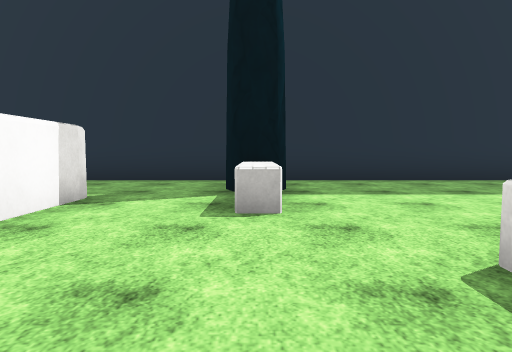
view 1 (above)

18 first-person views from a walk through a scene from a Unity 3-D project. The camera is 1.2 m above the floor, tilts 4° down and sees 75° across. The floor is counted in squares, 2 m on a side. Each view is taken from the middle of a square. On the plan, view 1 faces up. The plan holds only what a view shows up to about 10 squares ahead; the rest is blank. The place goes on beyond the plan. The player is left out. Some surface patterns are stand-ins.

view 2
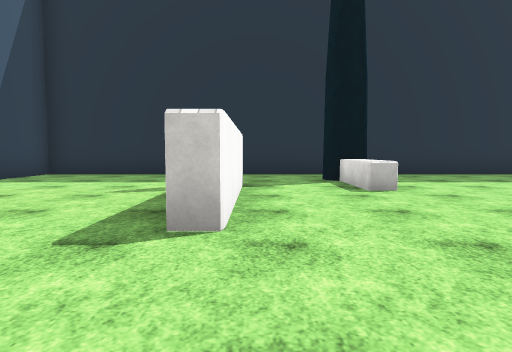

view 3
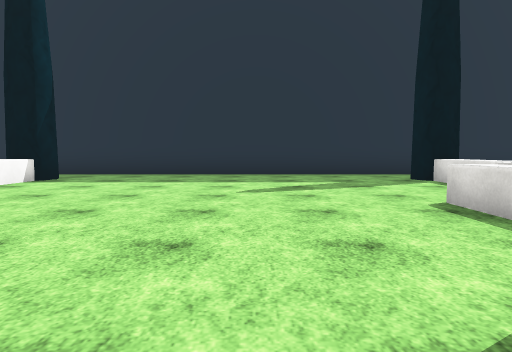

view 4
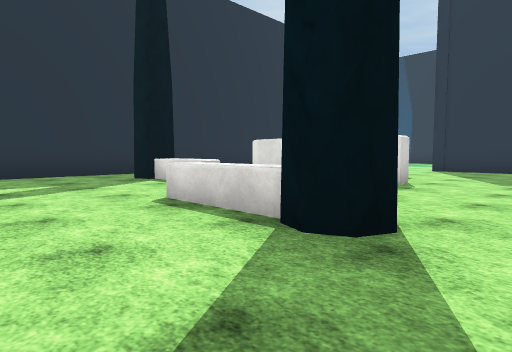

view 5
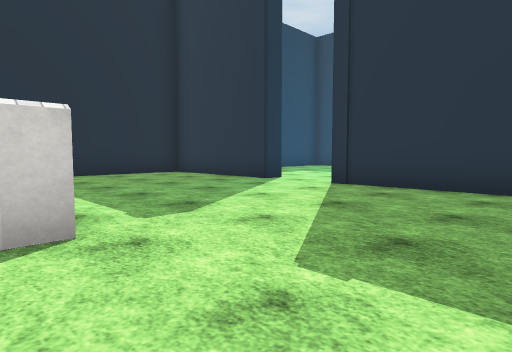

view 6
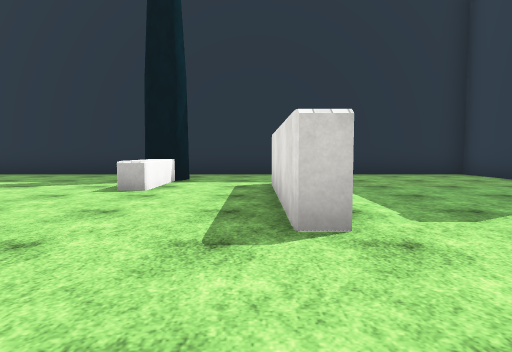

view 7
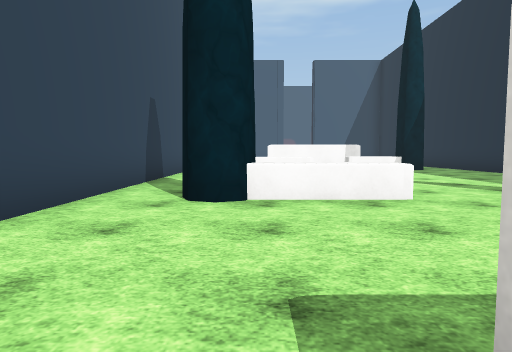

view 8
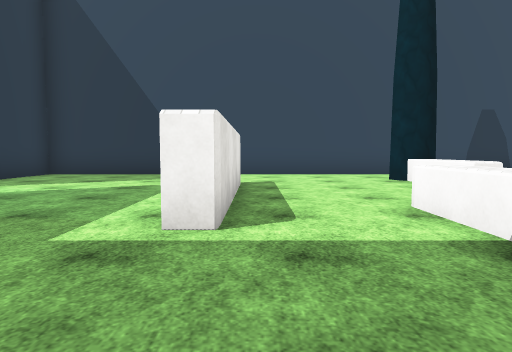

view 9
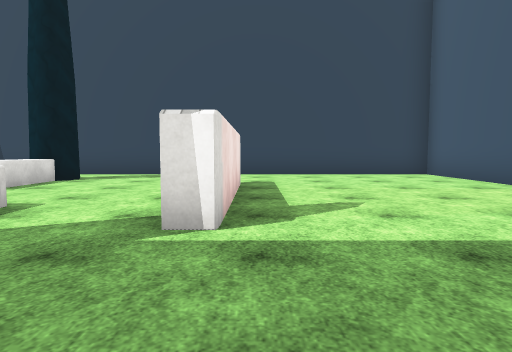

view 10
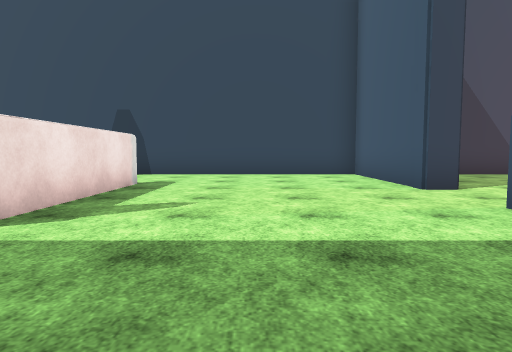

view 11
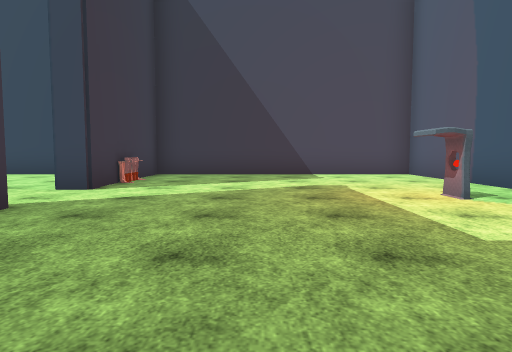

view 12
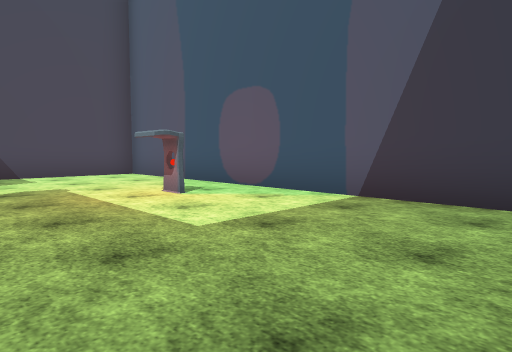

view 13
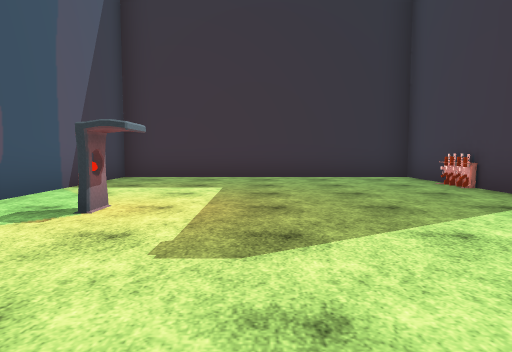

view 14
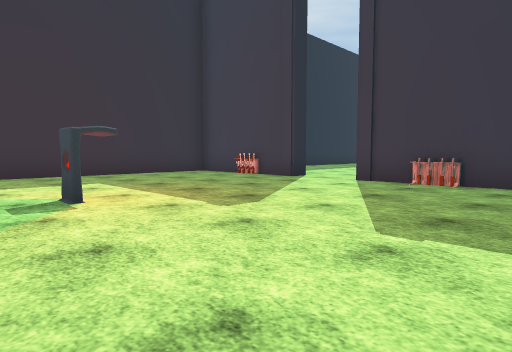

view 15
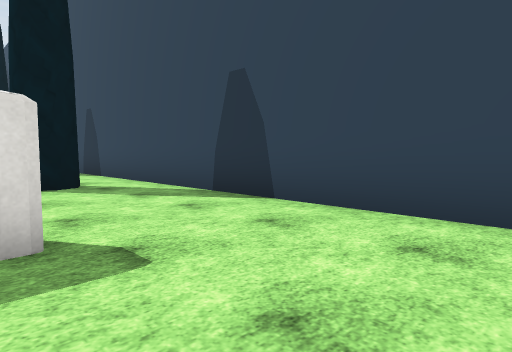

view 16
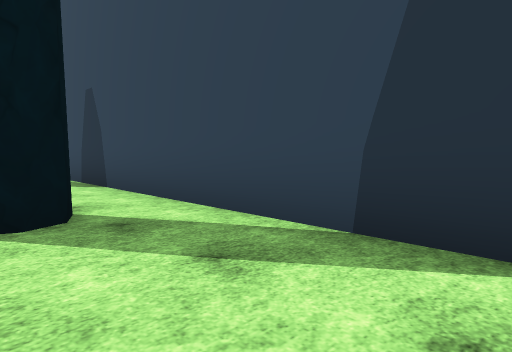

view 17
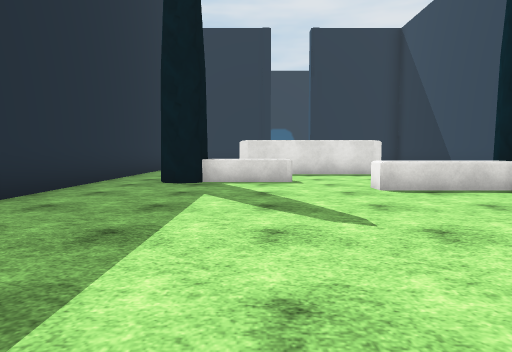

view 18
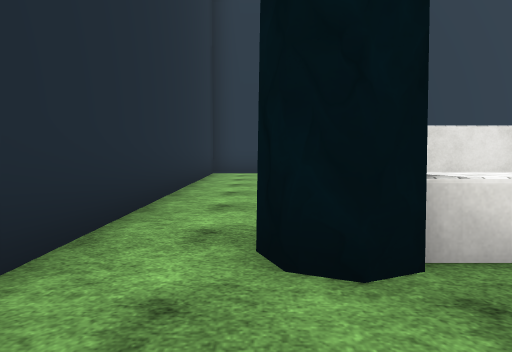

### Floor plan
Points are (right, up) in squares from view 1. A wall is a line through its corners. A room is listed if a view was taken in it or the views show most of it. See-through windows are left out.
Room 1 (views 1, 2, 3, 4, 5, 6, 7, 8, 9, 10, 11, 12, 13, 14, 15, 16, 17, 18)
walls: (0.3, 5.9) (0.5, 5.5) (0.4, 5.2) (0, 5) (-0.3, 5.2) (-0.5, 5.6); (1.2, -0.9) (1, -0.5) (1.2, -0.2) (1.5, 0); (7.2, -0.9) (7, -0.5) (7.2, -0.1); (-7.8, 3.4) (-8.2, 3.4) (-8.2, 7.2) (-15.3, 7.2) (-15.3, -2.3) (-8.2, -2.3) (-8.2, 1.6) (-7.8, 1.6) (-7.8, -2.3) (12.1, -2.3); (9.5, 5.6) (9.4, 5.2) (9, 5) (8.7, 5.2) (8.5, 5.5) (8.7, 5.8) (9.1, 6); (13.6, -2.3) (16.8, -2.3) (16.8, 1.6); (-13.2, 2.7) (-13.2, 2.3) (-13.8, 2.3) (-13.8, 2.7) (-13.2, 2.7); (-13.6, 2.7) (-13.7, 2.2); (-13.7, 2.8) (-13.7, 2.3); (-13.7, 2.7) (-13.6, 2.2); (17.2, 3.4) (16.8, 3.4) (16.8, 7.2) (-7.8, 7.2) (-7.8, 5.4)
objects: rack (-8, 0); other object (-8, 5); other object (-3, 1) to (-3, 4); fence (0, 4); fence (1, 0) to (2, 1); other object (7, 0) to (8, 2); fence (9, 4); other object (11, 1) to (11, 4)

Positions as (right, up) in squares from view 1, and headings:
1: (0, 0), facing up
2: (-2, -2), facing up
3: (5, -2), facing up
4: (5, -2), facing up-right
5: (11, -2), facing up-right
6: (11, -2), facing up
7: (12, 0), facing left
8: (11, 7), facing down
9: (-3, 7), facing down
10: (-5, 7), facing down
11: (-11, 7), facing down
12: (-11, 7), facing down-left
13: (-12, -1), facing up
14: (-15, -2), facing up-right
15: (-5, 1), facing down-right
16: (-2, 0), facing down-right
17: (2, 4), facing right
18: (7, 6), facing right
